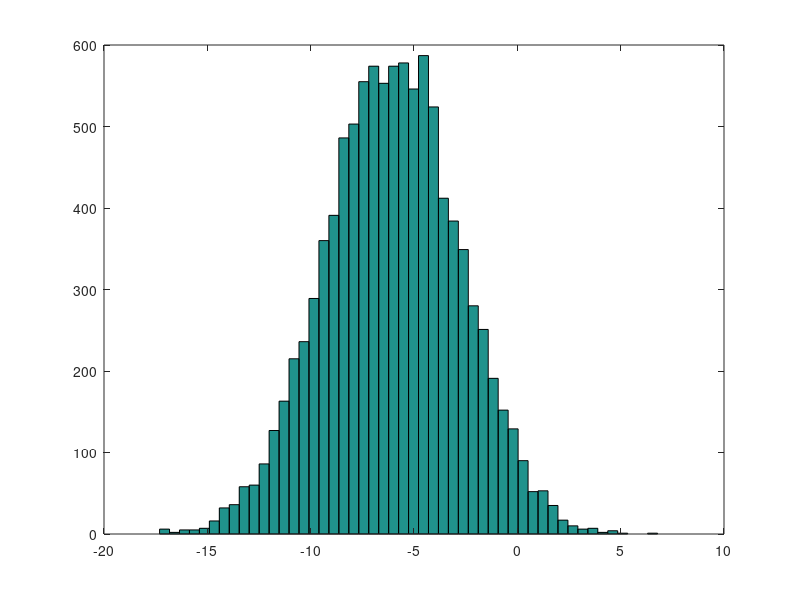

Write the MATLAB code that produced this figure.
clear % очищає workspace
close all % закриває всі figures
clc % очищує командний рядок
; % зупиняє виведення результатів у командному рядку
close all; clc;


%% ==================== Елементарні операції ====================
5+6
3-2
5*8
1/2
2^6 % піднесення до степеня
1 == 2 % false - перевірка на рівність
1 ~= 2 % true - перевірка на нерівність
1 && 0 % логічне "І"
1 || 0 % логічне "АБО"
xor(1,0) % виключне "АБО" (Виключна диз'юнкція)


%% ==================== Присвоєння змінних ====================
a = 3; % ";" зупиняє виведення результатів у командному рядку
b = 'hi';
c = 3>=1;

%% ==================== Виведення змінних ====================
a = pi
disp(a)
disp(sprintf('2 decimals: %0.2f', a))
disp(sprintf('6 decimals: %0.6f', a))
format long
a
format short
a


%% ==================== Вектори і матриці ====================
A = [1 2; 3 4; 5 6]

v = [1 2 3]
v = [1; 2; 3]
v = 1:0.1:2   % від 1 до 2, з кроком 0,1
v = 1:6       % від 1 до 6, передбачається розмір кроку 1 (вектор-рядок)

C = 2*ones(2,3) % C = [2 2 2; 2 2 2]
w = ones(1,3)   % 1x3 одиничний вектор
w = zeros(1,3)
w = rand(1,3) % рівномірний розподіл
w = randn(1,3) % нормальний розподіл (mean=0, var=1)
w = -6 + sqrt(10)*(randn(1,10000));  % (mean = -6, var = 10)
hist(w)    % побудова гістограми з 10-ти стовпчиків (10 - за замовчуванням)
hist(w,50) % побудова гістограми з 50-ти стовпчиків


E = eye(4)   % 4x4 оголошення одиничної матриці

%% ==================== Функція help ====================
help eye
help rand
help help


